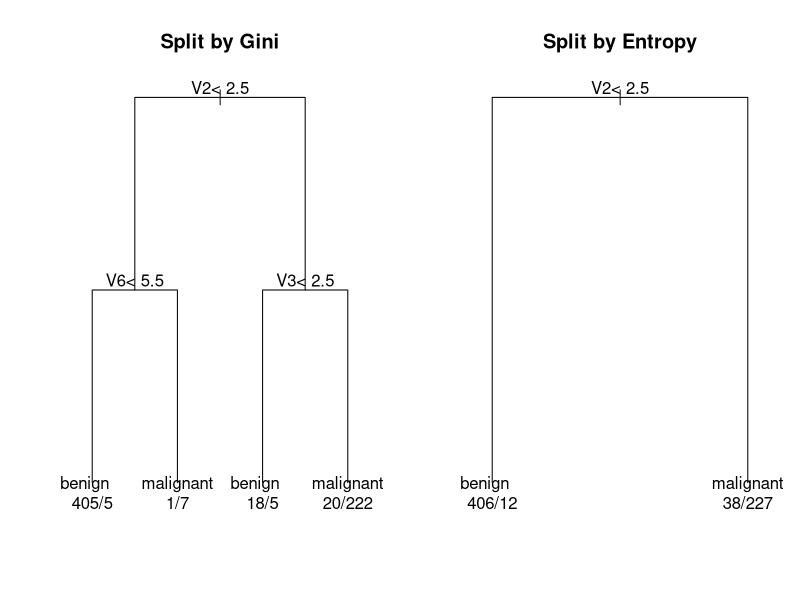

Write R code to recreate this figure.
# This R script contains all code related to question 7 and building decision trees

library("rpart")
library("MASS");

# Load the biopsy data
data("biopsy");
biopsy <- biopsy[,-1];       # remove sample id column
biopsy <- na.omit(biopsy);   # remove rows w/ missing data

# Build the two trees
biopsy.d_tree_gini <- rpart(class ~ ., data=biopsy, method='class', control=rpart.control(maxdepth=2), parms=list(split="gini"));
biopsy.d_tree_entropy <- rpart(class ~ ., data=biopsy, method='class', control=rpart.control(maxdepth=2), parms=list(split="information"));

# Plot the two trees
par(mfrow=c(1,2), xpd=NA);
plot(biopsy.d_tree_gini, uniform=TRUE, main='Split by Gini');
text(biopsy.d_tree_gini, use.n=TRUE);
plot(biopsy.d_tree_entropy, uniform=TRUE, main='Split by Entropy');
text(biopsy.d_tree_entropy, use.n=TRUE);